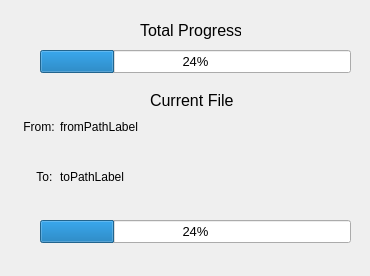
<?xml version="1.0" encoding="UTF-8"?>
<ui version="4.0">
 <class>CopyProgress</class>
 <widget class="QWidget" name="CopyProgress">
  <property name="windowModality">
   <enum>Qt::WindowModal</enum>
  </property>
  <property name="enabled">
   <bool>true</bool>
  </property>
  <property name="geometry">
   <rect>
    <x>0</x>
    <y>0</y>
    <width>370</width>
    <height>276</height>
   </rect>
  </property>
  <property name="windowTitle">
   <string>Form</string>
  </property>
  <widget class="QProgressBar" name="totalProgressBar">
   <property name="geometry">
    <rect>
     <x>40</x>
     <y>50</y>
     <width>311</width>
     <height>23</height>
    </rect>
   </property>
   <property name="font">
    <font>
     <pointsize>10</pointsize>
    </font>
   </property>
   <property name="value">
    <number>24</number>
   </property>
   <property name="textVisible">
    <bool>true</bool>
   </property>
   <property name="orientation">
    <enum>Qt::Horizontal</enum>
   </property>
   <property name="invertedAppearance">
    <bool>false</bool>
   </property>
   <property name="textDirection">
    <enum>QProgressBar::TopToBottom</enum>
   </property>
  </widget>
  <widget class="QProgressBar" name="fileProgressBar">
   <property name="geometry">
    <rect>
     <x>40</x>
     <y>220</y>
     <width>311</width>
     <height>23</height>
    </rect>
   </property>
   <property name="font">
    <font>
     <pointsize>10</pointsize>
    </font>
   </property>
   <property name="value">
    <number>24</number>
   </property>
  </widget>
  <widget class="QLabel" name="totalProgressLabel">
   <property name="geometry">
    <rect>
     <x>140</x>
     <y>20</y>
     <width>101</width>
     <height>21</height>
    </rect>
   </property>
   <property name="font">
    <font>
     <family>MS Shell Dlg 2</family>
     <pointsize>12</pointsize>
    </font>
   </property>
   <property name="text">
    <string>Total Progress</string>
   </property>
  </widget>
  <widget class="QLabel" name="currentFileLabel">
   <property name="geometry">
    <rect>
     <x>150</x>
     <y>90</y>
     <width>91</width>
     <height>21</height>
    </rect>
   </property>
   <property name="font">
    <font>
     <family>MS Shell Dlg 2</family>
     <pointsize>12</pointsize>
    </font>
   </property>
   <property name="text">
    <string>Current File</string>
   </property>
  </widget>
  <widget class="QLabel" name="fromLabel">
   <property name="geometry">
    <rect>
     <x>20</x>
     <y>120</y>
     <width>46</width>
     <height>13</height>
    </rect>
   </property>
   <property name="font">
    <font>
     <pointsize>9</pointsize>
    </font>
   </property>
   <property name="text">
    <string> From:</string>
   </property>
  </widget>
  <widget class="QLabel" name="toLabel">
   <property name="geometry">
    <rect>
     <x>30</x>
     <y>170</y>
     <width>46</width>
     <height>13</height>
    </rect>
   </property>
   <property name="font">
    <font>
     <pointsize>9</pointsize>
    </font>
   </property>
   <property name="text">
    <string>  To:</string>
   </property>
  </widget>
  <widget class="QLabel" name="fromPathLabel">
   <property name="geometry">
    <rect>
     <x>60</x>
     <y>120</y>
     <width>281</width>
     <height>61</height>
    </rect>
   </property>
   <property name="font">
    <font>
     <pointsize>9</pointsize>
    </font>
   </property>
   <property name="text">
    <string>fromPathLabel</string>
   </property>
   <property name="alignment">
    <set>Qt::AlignLeading|Qt::AlignLeft|Qt::AlignTop</set>
   </property>
   <property name="wordWrap">
    <bool>true</bool>
   </property>
  </widget>
  <widget class="QLabel" name="toPathLabel">
   <property name="geometry">
    <rect>
     <x>60</x>
     <y>170</y>
     <width>281</width>
     <height>51</height>
    </rect>
   </property>
   <property name="font">
    <font>
     <pointsize>9</pointsize>
    </font>
   </property>
   <property name="text">
    <string>toPathLabel</string>
   </property>
   <property name="alignment">
    <set>Qt::AlignLeading|Qt::AlignLeft|Qt::AlignTop</set>
   </property>
   <property name="wordWrap">
    <bool>true</bool>
   </property>
  </widget>
 </widget>
 <resources/>
 <connections/>
</ui>
